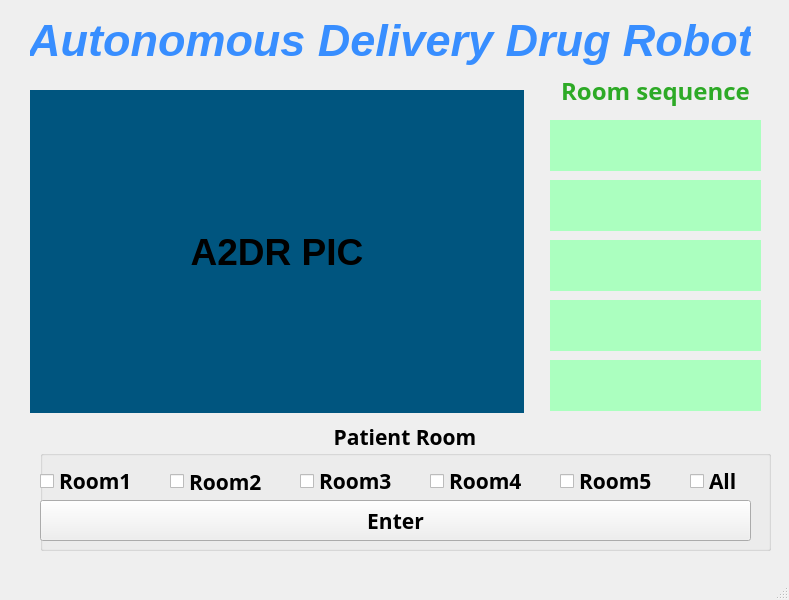
<?xml version="1.0" encoding="UTF-8"?>
<ui version="4.0">
 <class>MainWindow</class>
 <widget class="QMainWindow" name="MainWindow">
  <property name="geometry">
   <rect>
    <x>0</x>
    <y>0</y>
    <width>789</width>
    <height>600</height>
   </rect>
  </property>
  <property name="windowTitle">
   <string>MainWindow</string>
  </property>
  <widget class="QWidget" name="centralwidget">
   <widget class="QGroupBox" name="patientRoom">
    <property name="geometry">
     <rect>
      <x>40</x>
      <y>420</y>
      <width>731</width>
      <height>131</height>
     </rect>
    </property>
    <property name="font">
     <font>
      <family>Waree</family>
      <pointsize>16</pointsize>
      <weight>75</weight>
      <bold>true</bold>
     </font>
    </property>
    <property name="title">
     <string>Patient Room</string>
    </property>
    <property name="alignment">
     <set>Qt::AlignCenter</set>
    </property>
    <property name="flat">
     <bool>false</bool>
    </property>
    <widget class="QCheckBox" name="room2_checkBox">
     <property name="geometry">
      <rect>
       <x>130</x>
       <y>51</y>
       <width>121</width>
       <height>21</height>
      </rect>
     </property>
     <property name="text">
      <string>Room2</string>
     </property>
    </widget>
    <widget class="QCheckBox" name="room3_checkBox">
     <property name="geometry">
      <rect>
       <x>260</x>
       <y>50</y>
       <width>121</width>
       <height>22</height>
      </rect>
     </property>
     <property name="text">
      <string>Room3</string>
     </property>
    </widget>
    <widget class="QCheckBox" name="room4_checkBox">
     <property name="geometry">
      <rect>
       <x>390</x>
       <y>50</y>
       <width>121</width>
       <height>22</height>
      </rect>
     </property>
     <property name="text">
      <string>Room4</string>
     </property>
    </widget>
    <widget class="QCheckBox" name="room5_checkBox">
     <property name="geometry">
      <rect>
       <x>520</x>
       <y>50</y>
       <width>151</width>
       <height>22</height>
      </rect>
     </property>
     <property name="text">
      <string>Room5</string>
     </property>
    </widget>
    <widget class="QPushButton" name="enterButton">
     <property name="geometry">
      <rect>
       <x>0</x>
       <y>80</y>
       <width>711</width>
       <height>41</height>
      </rect>
     </property>
     <property name="text">
      <string>Enter</string>
     </property>
    </widget>
    <widget class="QCheckBox" name="allroom_checkBox">
     <property name="geometry">
      <rect>
       <x>650</x>
       <y>50</y>
       <width>121</width>
       <height>22</height>
      </rect>
     </property>
     <property name="text">
      <string>All</string>
     </property>
    </widget>
    <widget class="QCheckBox" name="room1_checkBox">
     <property name="geometry">
      <rect>
       <x>0</x>
       <y>50</y>
       <width>121</width>
       <height>22</height>
      </rect>
     </property>
     <property name="text">
      <string>Room1</string>
     </property>
    </widget>
   </widget>
   <widget class="QLabel" name="label_a2dr_pic">
    <property name="geometry">
     <rect>
      <x>30</x>
      <y>90</y>
      <width>494</width>
      <height>323</height>
     </rect>
    </property>
    <property name="font">
     <font>
      <pointsize>28</pointsize>
      <weight>75</weight>
      <italic>false</italic>
      <bold>true</bold>
     </font>
    </property>
    <property name="autoFillBackground">
     <bool>false</bool>
    </property>
    <property name="styleSheet">
     <string notr="true">background-color:rgb(0, 85, 127)</string>
    </property>
    <property name="text">
     <string>A2DR PIC</string>
    </property>
    <property name="alignment">
     <set>Qt::AlignCenter</set>
    </property>
   </widget>
   <widget class="QLabel" name="label_title">
    <property name="geometry">
     <rect>
      <x>30</x>
      <y>10</y>
      <width>721</width>
      <height>61</height>
     </rect>
    </property>
    <property name="font">
     <font>
      <pointsize>34</pointsize>
      <weight>75</weight>
      <italic>true</italic>
      <bold>true</bold>
     </font>
    </property>
    <property name="styleSheet">
     <string notr="true">color: rgb(56, 142, 255);</string>
    </property>
    <property name="text">
     <string>Autonomous Delivery Drug Robot</string>
    </property>
    <property name="textFormat">
     <enum>Qt::AutoText</enum>
    </property>
    <property name="alignment">
     <set>Qt::AlignCenter</set>
    </property>
    <property name="wordWrap">
     <bool>false</bool>
    </property>
    <property name="indent">
     <number>-1</number>
    </property>
   </widget>
   <widget class="QLabel" name="label_roomseq_title">
    <property name="geometry">
     <rect>
      <x>540</x>
      <y>60</y>
      <width>231</width>
      <height>61</height>
     </rect>
    </property>
    <property name="font">
     <font>
      <family>Waree</family>
      <pointsize>18</pointsize>
      <weight>75</weight>
      <italic>false</italic>
      <bold>true</bold>
     </font>
    </property>
    <property name="styleSheet">
     <string notr="true">color:rgb(45, 170, 38);
</string>
    </property>
    <property name="text">
     <string>Room sequence</string>
    </property>
    <property name="textFormat">
     <enum>Qt::AutoText</enum>
    </property>
    <property name="alignment">
     <set>Qt::AlignCenter</set>
    </property>
    <property name="wordWrap">
     <bool>false</bool>
    </property>
    <property name="indent">
     <number>-1</number>
    </property>
   </widget>
   <widget class="QLabel" name="label_room1">
    <property name="geometry">
     <rect>
      <x>550</x>
      <y>120</y>
      <width>211</width>
      <height>51</height>
     </rect>
    </property>
    <property name="font">
     <font>
      <pointsize>28</pointsize>
      <weight>75</weight>
      <italic>false</italic>
      <bold>true</bold>
     </font>
    </property>
    <property name="styleSheet">
     <string notr="true">background-color:rgb(171, 255, 191)</string>
    </property>
    <property name="text">
     <string/>
    </property>
    <property name="alignment">
     <set>Qt::AlignCenter</set>
    </property>
   </widget>
   <widget class="QLabel" name="label_room2">
    <property name="geometry">
     <rect>
      <x>550</x>
      <y>180</y>
      <width>211</width>
      <height>51</height>
     </rect>
    </property>
    <property name="font">
     <font>
      <pointsize>28</pointsize>
      <weight>75</weight>
      <italic>false</italic>
      <bold>true</bold>
     </font>
    </property>
    <property name="styleSheet">
     <string notr="true">background-color:rgb(171, 255, 191)</string>
    </property>
    <property name="text">
     <string/>
    </property>
    <property name="alignment">
     <set>Qt::AlignCenter</set>
    </property>
   </widget>
   <widget class="QLabel" name="label_room3">
    <property name="geometry">
     <rect>
      <x>550</x>
      <y>240</y>
      <width>211</width>
      <height>51</height>
     </rect>
    </property>
    <property name="font">
     <font>
      <pointsize>28</pointsize>
      <weight>75</weight>
      <italic>false</italic>
      <bold>true</bold>
     </font>
    </property>
    <property name="styleSheet">
     <string notr="true">background-color:rgb(171, 255, 191)</string>
    </property>
    <property name="text">
     <string/>
    </property>
    <property name="alignment">
     <set>Qt::AlignCenter</set>
    </property>
   </widget>
   <widget class="QLabel" name="label_room4">
    <property name="geometry">
     <rect>
      <x>550</x>
      <y>300</y>
      <width>211</width>
      <height>51</height>
     </rect>
    </property>
    <property name="font">
     <font>
      <pointsize>28</pointsize>
      <weight>75</weight>
      <italic>false</italic>
      <bold>true</bold>
     </font>
    </property>
    <property name="styleSheet">
     <string notr="true">background-color:rgb(171, 255, 191)</string>
    </property>
    <property name="text">
     <string/>
    </property>
    <property name="alignment">
     <set>Qt::AlignCenter</set>
    </property>
   </widget>
   <widget class="QLabel" name="label_room5">
    <property name="geometry">
     <rect>
      <x>550</x>
      <y>360</y>
      <width>211</width>
      <height>51</height>
     </rect>
    </property>
    <property name="font">
     <font>
      <pointsize>28</pointsize>
      <weight>75</weight>
      <italic>false</italic>
      <bold>true</bold>
     </font>
    </property>
    <property name="styleSheet">
     <string notr="true">background-color:rgb(171, 255, 191)</string>
    </property>
    <property name="text">
     <string/>
    </property>
    <property name="alignment">
     <set>Qt::AlignCenter</set>
    </property>
   </widget>
  </widget>
  <widget class="QStatusBar" name="statusbar"/>
  <widget class="QMenuBar" name="menuBar">
   <property name="geometry">
    <rect>
     <x>0</x>
     <y>0</y>
     <width>789</width>
     <height>25</height>
    </rect>
   </property>
  </widget>
 </widget>
 <resources/>
 <connections/>
</ui>
